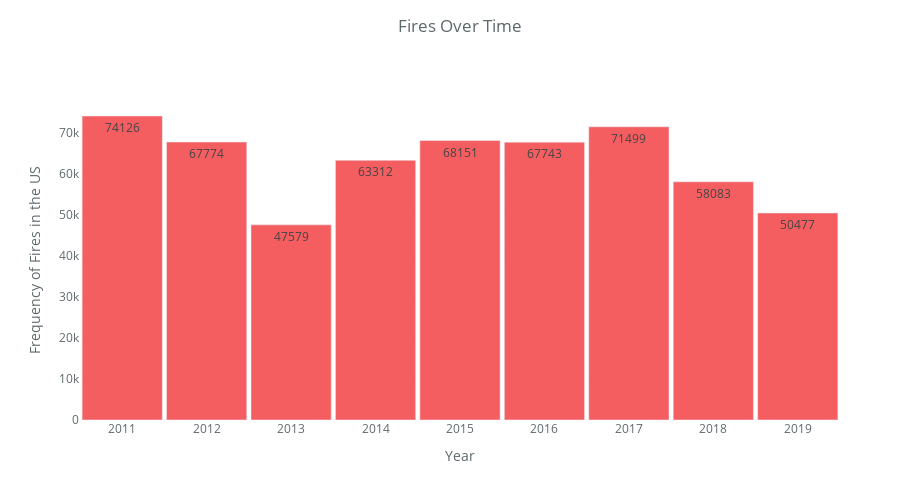

This figure's notebook cell:
### Code cell
import plotly.express as px
import plotly.graph_objects as go

fig = go.Figure(data = [go.Bar(
    y=hist_tot['Fires'],
    x=hist_tot['Year'],
    text = round(hist_tot['Fires'],0),
    textposition = 'auto',
    marker_color = '#F55E61')])

fig.update_layout(
    xaxis_title = 'Year',
    yaxis_title = 'Frequency of Fires in the US',
    width = 920,
    height = 500,
    title={
        'text': 'Fires Over Time',
        'y':0.96,
        'x':0.5
    },
    font_color = '#5e696c',
    plot_bgcolor = 'rgba(0,0,0,0)',
    paper_bgcolor = 'rgba(0,0,0,0)',
    bargap = 0.05
)

fig.show()

### Figure 1 — Plotly figure (JSON) as saved in the notebook; plotly's stock layout.template omitted (floating-point values rounded to 4 significant figures)
{"data": [{"marker": {"color": "#F55E61"}, "text": [50477, 58083, 71499, 67743, 68151, 63312, 47579, 67774, 74126], "textposition": "auto", "type": "bar", "x": [2019, 2018, 2017, 2016, 2015, 2014, 2013, 2012, 2011], "y": [50477, 58083, 71499, 67743, 68151, 63312, 47579, 67774, 74126]}], "layout": {"bargap": 0.05, "font": {"color": "#5e696c"}, "height": 500, "paper_bgcolor": "rgba(0,0,0,0)", "plot_bgcolor": "rgba(0,0,0,0)", "title": {"text": "Fires Over Time", "x": 0.5, "y": 0.96}, "width": 920, "xaxis": {"title": {"text": "Year"}}, "yaxis": {"title": {"text": "Frequency of Fires in the US"}}}}
